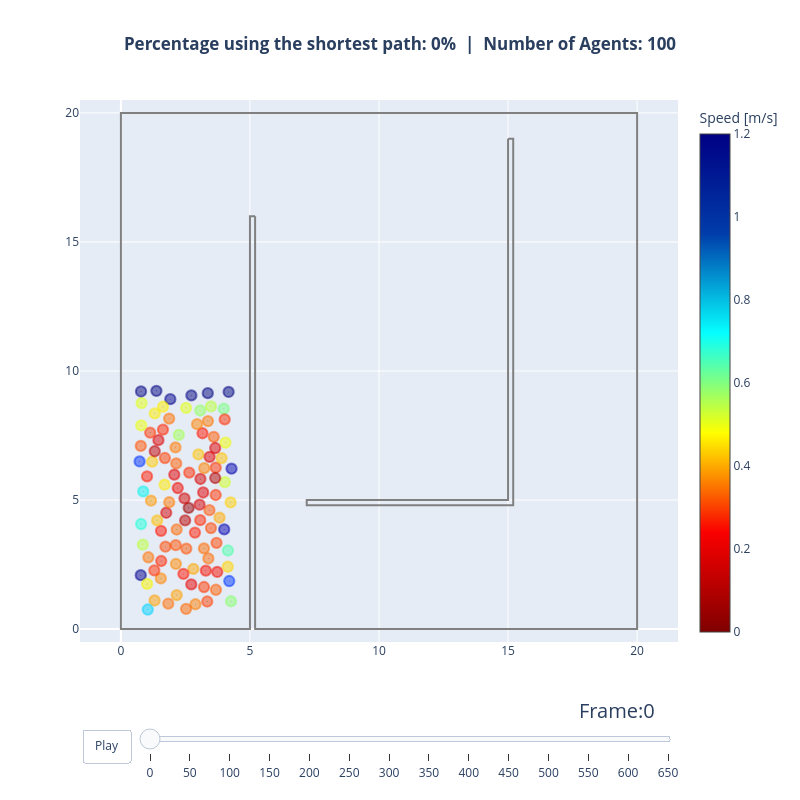
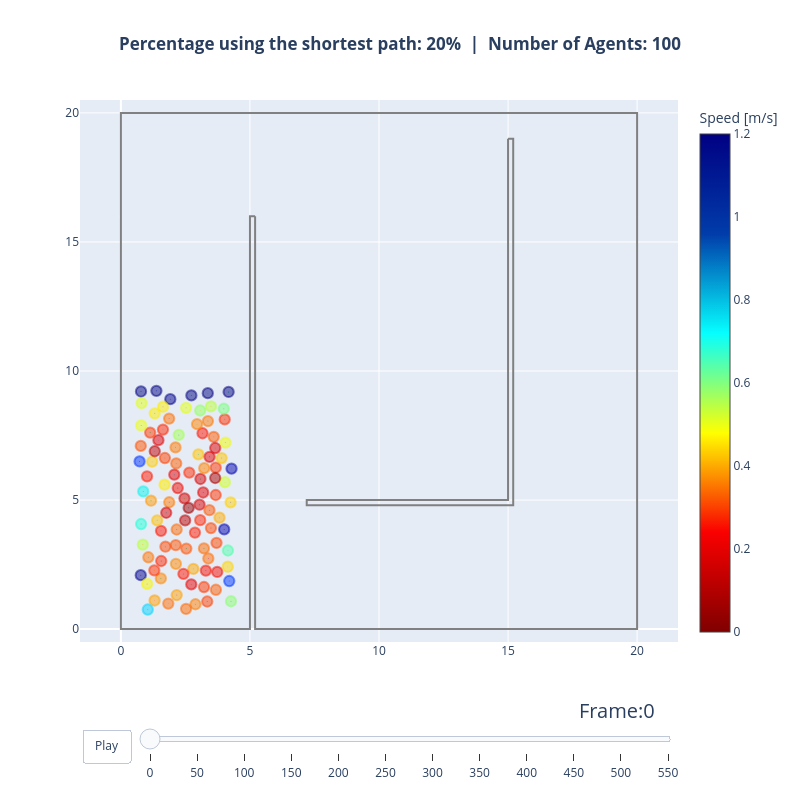
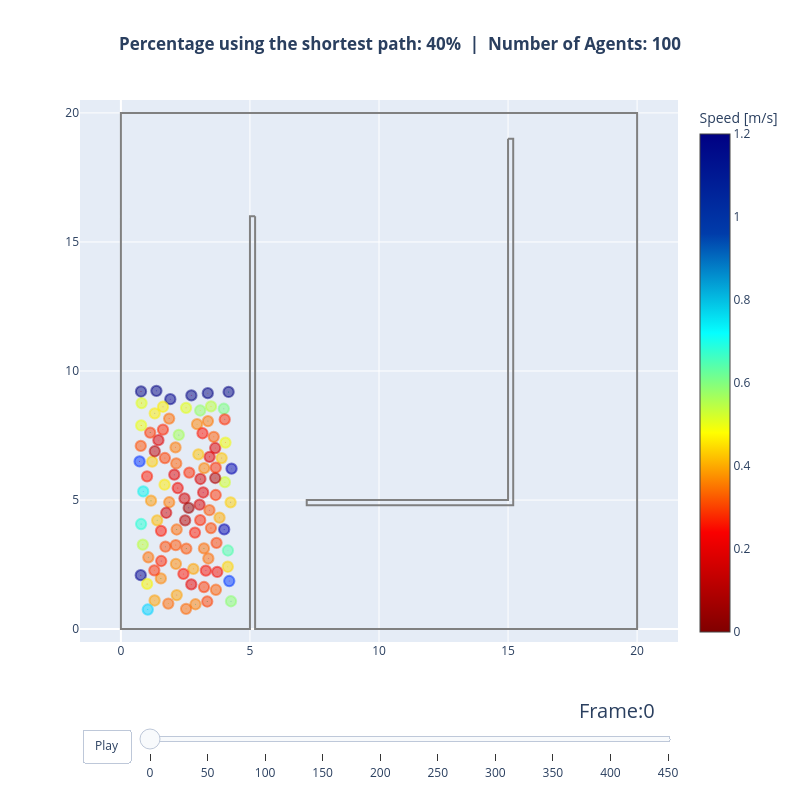
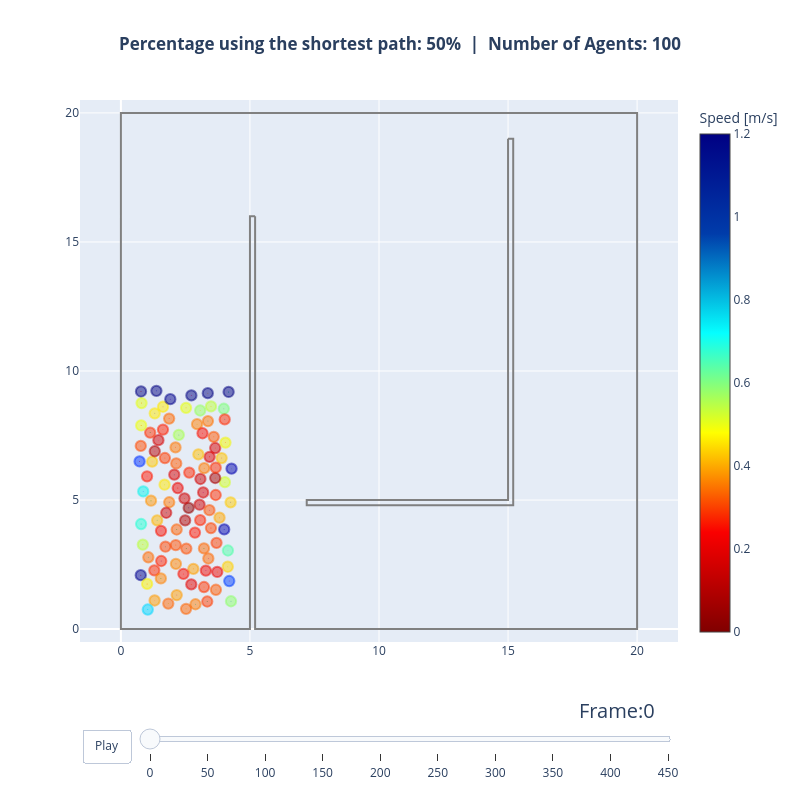

Here is the notebook cell these charts were saved with, in order:
### Markdown cell above
## Visualizing Agent Pahtways

### Code cell
agent_trajectories = {}
for percentage in percentages:
    trajectory_file = trajectory_files[percentage]
    agent_trajectories[percentage], walkable_area = read_sqlite_file(
        trajectory_file
    )
    animate(
        agent_trajectories[percentage],
        walkable_area,
        title_note=f"Percentage using the shortest path: {percentage}%",
    ).show()
